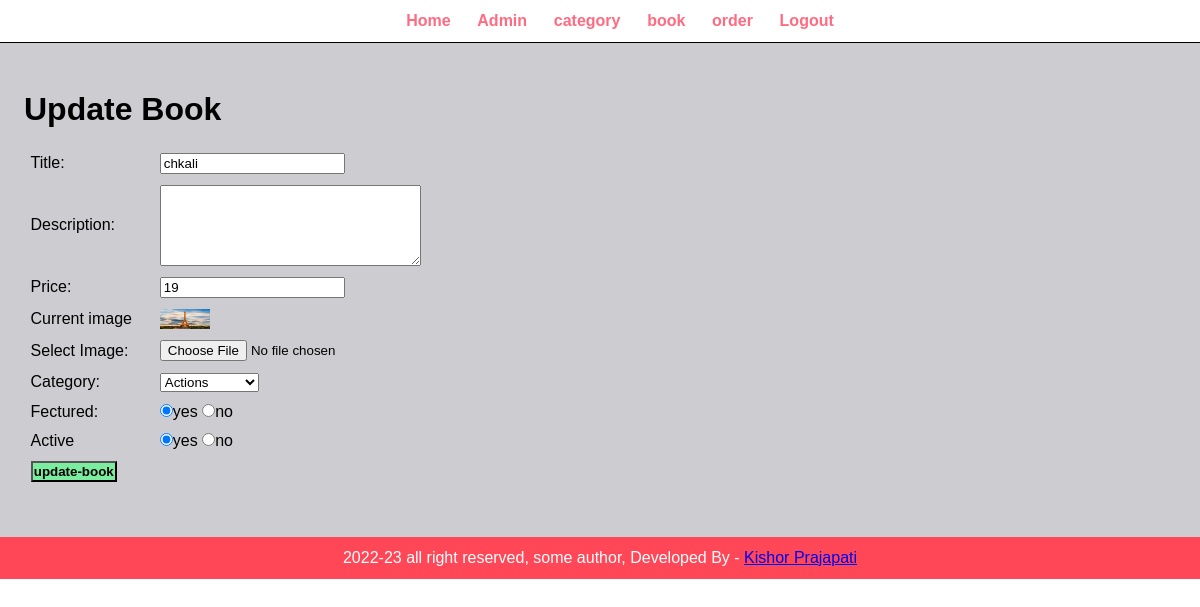
Screenshot of /admin/u-bo.php?id=51 (signed in) with the database file from the repository.
### tables this page shows
CREATE TABLE `book` (
  `id` int(10) UNSIGNED NOT NULL,
  `title` varchar(150) NOT NULL,
  `description` varchar(255) NOT NULL,
  `price` decimal(10,0) NOT NULL,
  `category_id` int(10) UNSIGNED NOT NULL,
  `fectured` varchar(10) NOT NULL,
  `active` varchar(10) NOT NULL,
  `image_name` varchar(255) NOT NULL,
  `c_id` int(11) NOT NULL
);

CREATE TABLE `ca` (
  `id` int(10) UNSIGNED NOT NULL,
  `featured` varchar(10) NOT NULL,
  `active` varchar(10) NOT NULL,
  `title` varchar(100) NOT NULL,
  `image_name` varchar(250) NOT NULL
);

### admin/u-bo.php (the view, shortened to what this page needs)
<?php include("p/menu.php"); ?>
<div class="main">
    <div class="wrapper">
        <h1>Update Book</h1><br>
        <?php
                if(isset($_GET['id'])){
                    $id = $_GET['id'];
                    $sql2 = "SELECT * FROM book WHERE id=$id";
                    $res2 = mysqli_query($conn, $sql2);
                    $row2 = mysqli_fetch_assoc($res2);
                    $title = $row2['title'];
                    $description = $row2['description'];
                    $price = $row2['price'];
                    $current_image = $row2['image_name'];
                    $current_category = $row2['category_id'];
                    $fectured = $row2['fectured'];
                    $active = $row2['active'];
                }else{
                    header('location:'.SIT.'admin/m-b.php');
                }
        ?>
        <form action='' method='POST' enctype='multipart/form-data'>
            <table class='tbl-30'>
                <tr>
                    <td>Title:</td>
                    <td><input type='text' name='title' value='<?php echo $title; ?>'></td>
                </tr>
                <tr>
                    <td>Description:</td>
                    <td><textarea name='description' cols='30' rows='5' ><?php echo $description; ?></textarea></td>
                </tr>
                <tr>
                    <td>Price:</td>
                    <td><input type='number' name='price' value='<?php echo $price; ?>'></td>
                </tr>
                <tr>
                    <td>Current image</td>
                    <td>
                        <?php
                                if($current_image == ""){
                                    echo '<div class="e">image not avaliable</div>';
                                }else{
                                    ?>
                                    <img src='<?php echo SIT; ?>images/book/<?php echo $current_image; ?>' width='50px' height='20px'>
                                    <?php
                                }
?>
                    </td>
                </tr>
                <tr>
                    <td>Select Image:</td>
                    <td><input type='file' name='image'></td>
                </tr>
                <tr>
                    <td>Category:</td>
                    <td>
                        <select name='category' >
                            <?php
                                    $sql = "SELECT * FROM ca WHERE active='yes'";
                                    $res = mysqli_query($conn, $sql);
                                    $count = mysqli_num_rows($res);
                                    if($count>0){
                                                    while($row =mysqli_fetch_assoc($res)){
                                                        $category_title = $row['title'];
                                                        $category_id = $row['id'];
                                                            ?>
                                                           <option <?php if($current_category == $category_id){echo "selected";} ?>value="<?php echo $category_id; ?>">  <?php echo $category_title;  ?></option>
                                                        <?php
                                                    }
                                    }else{
                                        echo "<option value='0'>category not avaliable</option>";
                                    }
                            ?>
                        </select>
                    </td>
                </tr>
                <tr>
                    <td>Fectured:</td>
                    <td><input <?php if($fectured=='yes'){echo "checked";}?> type='radio' name='fectured' value='yes'>yes
                    <input <?php if($fectured=='no'){echo "checked";}?> type='radio' name='fectured' value='no'  >no</td>
                </tr>
                <tr>
                    <td>Active</td>
                    <td><input <?php if($active=='yes'){echo "checked";} ?> type='radio' name='active' value='yes'>yes
                    <input <?php if($active=='no'){echo "checked";} ?> type='radio' name='active' value='no'>no</td>
</tr>
<tr>
        <td><input type='submit' name='submit' value='update-book' class='btn-s'></td>
</tr>
            </table>
        </form>
    </div>
</div>
<?php  include("p/f.php");  ?>

### css/admin.css (style rules this page uses)
* { margin:0; font-family:Arial, Helvetica, sans-serif; }
.wrapper { padding:1%; width:96%; margin:0 auto; }
.main { background-color: #cdcdd1; padding:3% 0; width:100%; }
table tr td { padding:1%; }
.btn-s { background-color:#7bed9f; text-decoration:none; padding:1%; color:black; font-weight:bold; cursor:pointer; }
.tbl-30 { width:40%; }

### rows the page displays
book: title "chkali", price "19", image_name (picture), category "Actions", fectured "☑", active "☑"
